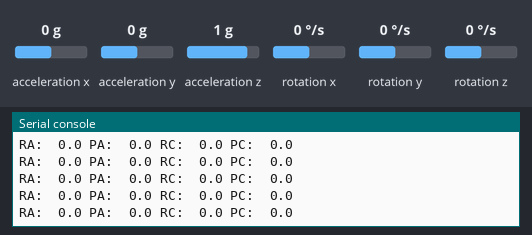
Bench run of a program on a simulated ESP32 board running MicroPython. On the bench: the last lines printed to the serial console. The test bench sets the inputs (shaded band); at power-on: acceleration x 0 g, acceleration y 0 g, acceleration z 1 g, rotation x 0 °/s, rotation y 0 °/s, rotation z 0 °/s.

Above: at 1.2 s.
1.3 s: acceleration x set to -1.4 g
At 1.57 s:
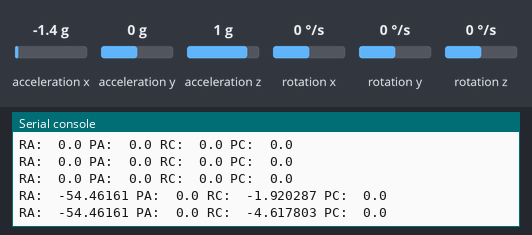
2.8 s: acceleration y set to -1.4 g
At 3.01 s:
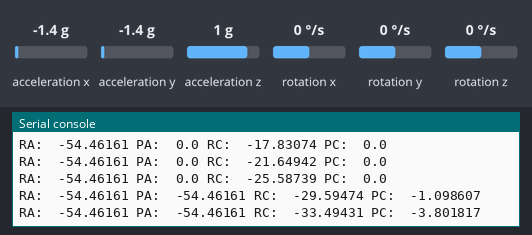
4.3 s: acceleration z set to -1.4 g
At 4.66 s:
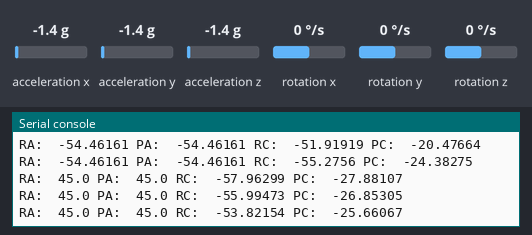
5.8 s: rotation x set to -192 °/s
At 6.1 s:
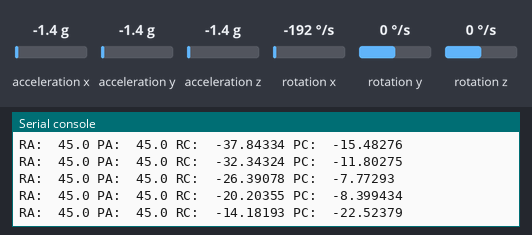
7.3 s: rotation y set to -192 °/s
At 7.54 s:
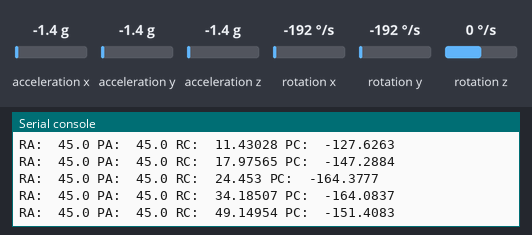
Timing chart, 0 to 9.8 s (numbered marks = the images above; inputs shaded):
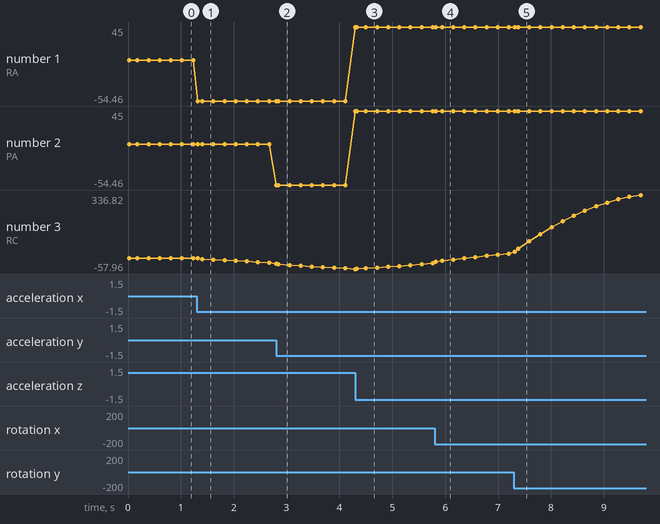

The program:

PW_50_tilt_errorRemaove.py
```python
'''
pw 50 tilt IMU with error removal
'''
from imu import MPU6050
from machine import I2C,Pin
import math
import time

i2c=I2C(0, sda=Pin(16), scl=Pin(17), freq=400000)
mpu = MPU6050(i2c)

rollG=0
pitchG=0

rollComp=0
pitchComp=0

errorR=0
errorP=0

yaw=0
tLoop=0
cnt=0

while True:
    tStart=time.ticks_ms()

    xGyro=mpu.gyro.x
    yGyro=-mpu.gyro.y
    zGyro=mpu.gyro.z

    xAccel=mpu.accel.x
    yAccel=mpu.accel.y
    zAccel=mpu.accel.z

    rollG=rollG+yGyro*tLoop
    pitchG=pitchG+xGyro*tLoop

    rollA=math.atan(xAccel/zAccel)/2/math.pi*360
    pitchA=math.atan(yAccel/zAccel)/2/math.pi*360

    rollComp= rollA*.005 + .995*(rollComp+yGyro*tLoop)+errorR*.005
    pitchComp= pitchA*.005 + .995*(pitchComp+xGyro*tLoop)+errorP*.005

    errorP=errorP + (pitchA-pitchComp)*tLoop
    errorR=errorR + (rollA-rollComp)*tLoop

    cnt=cnt+1
    if cnt==10:
        cnt=0
        print('RA: ',rollA,'PA: ',pitchA,'RC: ',rollComp,'PC: ',pitchComp)
        #print('RA: ',rollA,'RC: ',rollComp)
    tStop=time.ticks_ms()
    tLoop=(tStop-tStart)*.001
```

Measured:
- after the input at 1.3 s, the serial console: prints a new line at once (image 1)
- after the input at 2.8 s, the serial console: prints a new line at once (image 2)
- after the input at 4.3 s, the serial console: prints a new line at once (image 3)
- after the input at 5.8 s, the serial console: prints a new line at once (image 4)
- after the input at 7.3 s, the serial console: prints a new line at once (image 5)
- plotted number 1: 0 → -54.46 after the input at 1.3 s, -54.46 → 45 after the input at 4.3 s
- plotted number 2: -54.46 → 45 after the input at 4.3 s
- plotted number 3: 0 → -25.59 after the input at 1.3 s, -25.59 → -55.28 after the input at 2.8 s, -55.28 → -26.39 after the input at 4.3 s, -26.39 → 24.45 after the input at 5.8 s, 24.45 → 336.82 after the input at 7.3 s
